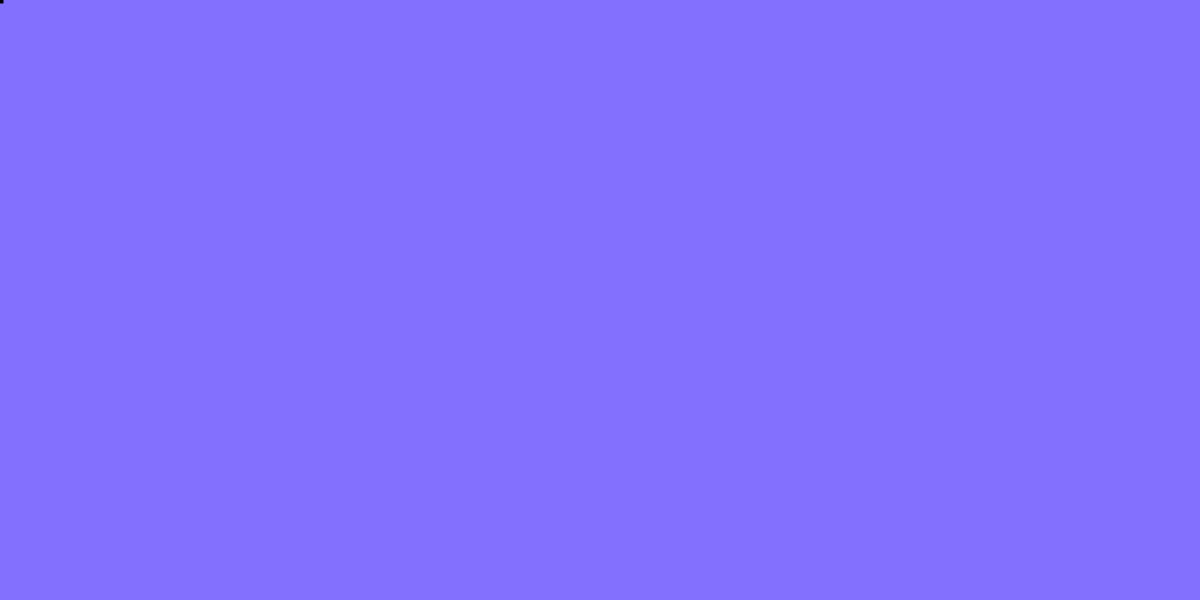
Frame 1 (no input)
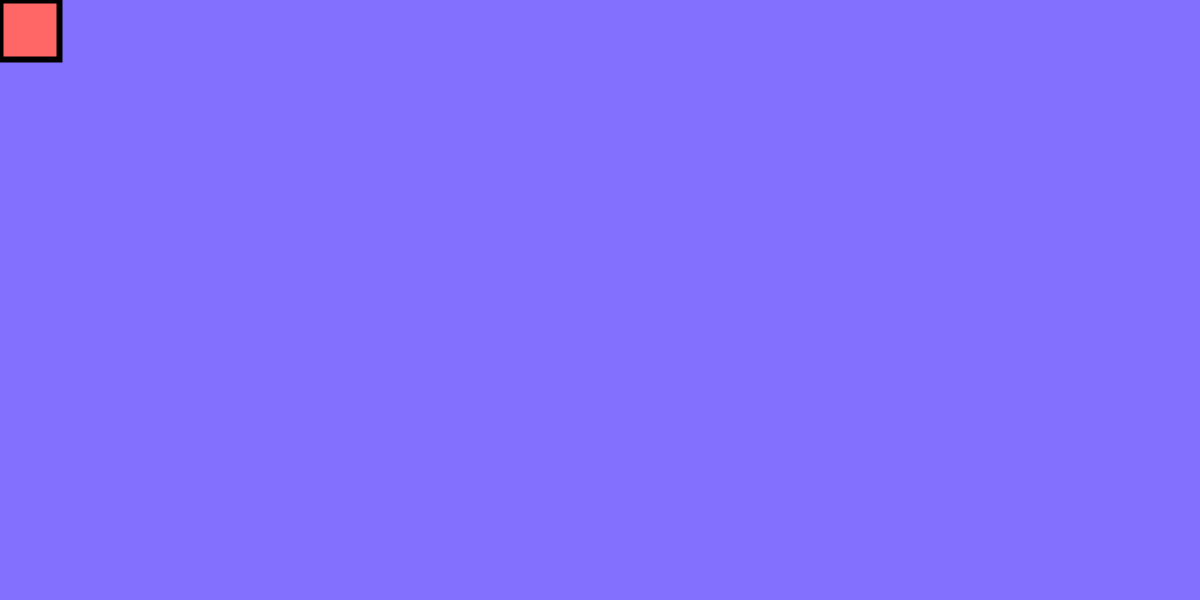
Frame 60 (the mouse pressed at the canvas centre just before this capture)
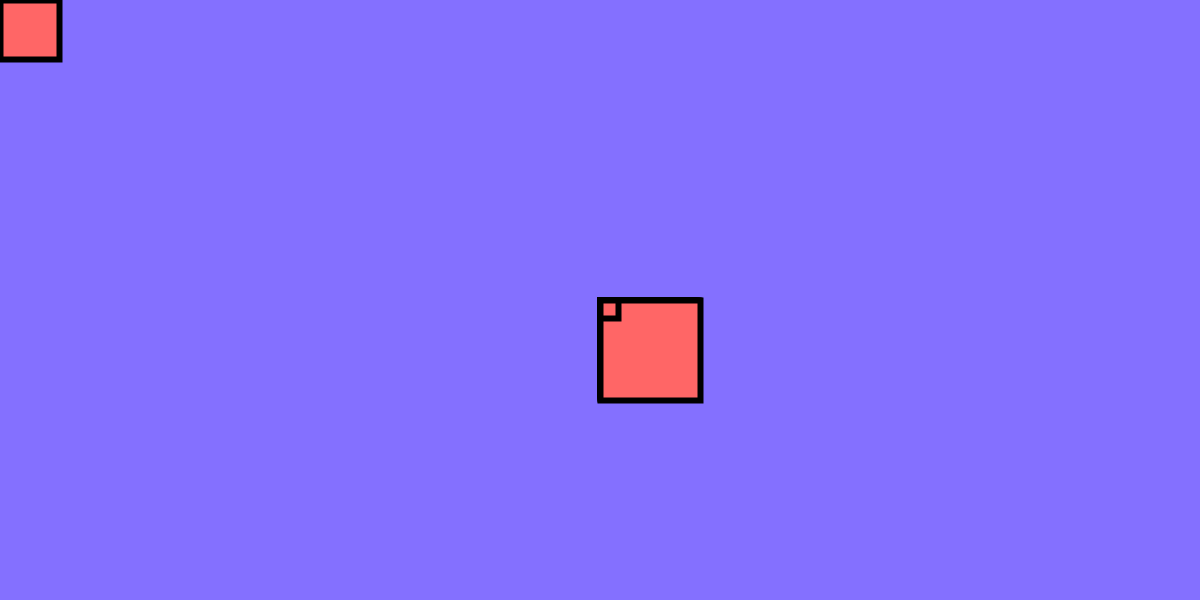
Frame 120 (the mouse held since frame 60 and released just before this capture)

The Processing sketch that drew these frames (run headless with seeded random() and noise(); from frame 60 on, the mouse is pressed at the canvas centre):

// Processing sketch: processing_72372
// ── processing_72372.pde

//Scott Holmes
//Introduction to Digital Media Fall 2012- assignment 1b
//Section A
//9/11/12
float randomDiameter = 0; //Global Variable - float -- Probably on test
float strokeGrey = 0;     //Global Varaible - float
color rectangle = color(255, 102, 102);
color ell = color (255, 102, 51);
float strokeBlack = 255;
boolean rectEllipse = false;

void setup() {
  size(1200, 600);
  background(132, 112, 255);
}

void draw() {
  //noStroke();       //re-drawing background that is slighlty transparent
  //fill(255,10);
  //rect (0,0,width,height); 

  smooth();
  strokeWeight(6);
  stroke(strokeGrey);
  fill(rectangle);
  if (rectEllipse == false) {
    rect(mouseX, mouseY, randomDiameter, randomDiameter);
  }
  else { 
    stroke (strokeBlack);
    fill(ell);
    ellipse(mouseX, mouseY, randomDiameter, randomDiameter);
  }
  //ellipse(mouseX, mouseY, randomDiameter, randomDiameter);
  //randomDiameter = random(20,100);
  if (randomDiameter <100) {
    randomDiameter++;
  }
  else { 
    randomDiameter=0;
  }
}


void mouseClicked() {

  if (strokeGrey == 0) {
    strokeGrey = 0;
  }
  else {                       //allows you to set it back to black
    strokeGrey = 0;
  }
  rectEllipse = !rectEllipse;
}

void keyPressed() {
  if (key=='s') {
    save("scottHolmes1b3.png");
  }
}
